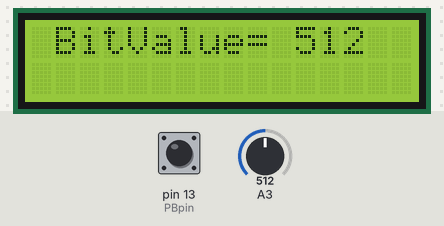
A sketch run on a simulated Arduino Uno, built with avr-gcc and run on an emulated ATmega328P. On the bench: 16×2 character LCD. The test bench sets the inputs (shaded band); at power-on: pin 13 (PBpin) HIGH, A3 = 512. What the sketch prints to the serial monitor is not drawn.

Above: at 1.2 s.
1.3 s: pin 13 (PBpin) pulled LOW for 0.35 s
At 1.73 s:
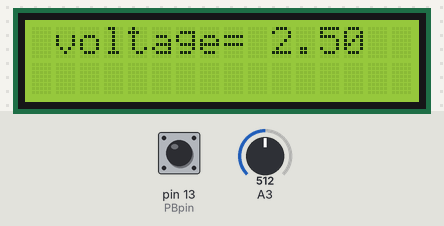
3.3 s: A3 set to 0
At 4.5 s:
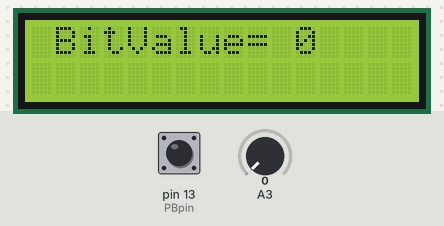
5.0 s: pin 13 (PBpin) pulled LOW for 1 s
At 5.9 s:
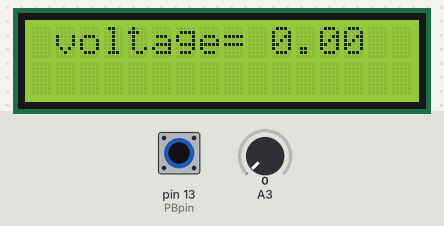
7.6 s: A3 set to 122
At 8.5 s:
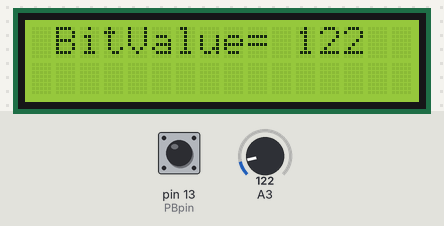
9.1 s: A3 set to 306
At 10.3 s:
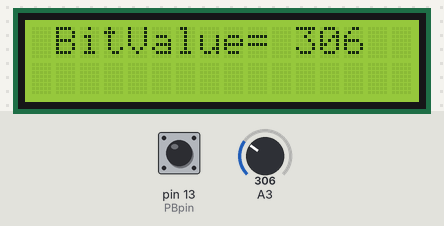
10.6 s: pin 13 (PBpin) pulled LOW for 0.35 s
At 10.86 s:
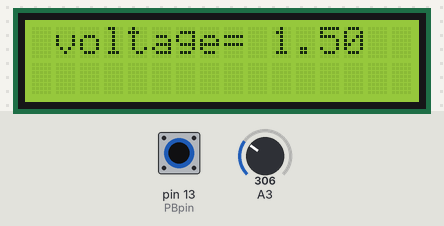
Timing chart, 0 to 13.5 s (numbered marks = the images above; inputs shaded):
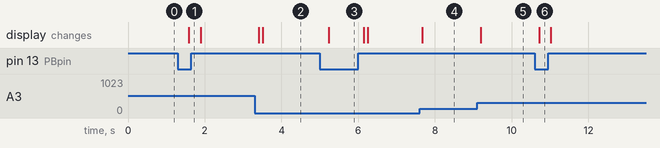

Measured:
- after the input at 1.3 s, the display: changes after 0.29 s (image 1)
- after the input at 3.3 s, the display: first changes after 0.11 s (image 2 shows a later state)
- after the input at 5.0 s, the display: changes after 0.24 s (image 3)
- after the input at 7.6 s, the display: changes after 0.07 s (image 4)
- after the input at 9.1 s, the display: changes after 0.09 s (image 5)
- after the input at 10.6 s, the display: changes after 0.11 s (image 6)

The sketch:

LCD_PBbutton_Show_Bitvalue_and_Voltage_20230314.ino
```cpp
 /*
  LCD show bitvalue when PB is not pressed and voltage when it is pressed
Be familiar with library.
Using the hello word as reference.
*/
// include the library code:
#include <LiquidCrystal.h>

// initialize the library with the numbers of the interface pins
LiquidCrystal lcd(7, 8, 9, 10, 11, 12);
int PBpin=13;
int AI=A3; //define analog input pin number
float x;// variable data type
int PBstate;
void setup() {
  // set up the LCD's number of columns and rows:
  lcd.begin(16, 2);
  pinMode(PBpin, INPUT_PULLUP);
  Serial.begin(9600);
  // Print a message to the LCD.

}

void loop() {

  AI = analogRead(A3); //read the analog value
  x=(AI/1023.0)*5.0;
  PBstate=digitalRead(PBpin);
  if(PBstate==HIGH){
  // set the cursor to column 0, line 1
  // (note: line 1 is the second row, since counting begins with 0):
  lcd.setCursor(1, 0);
  lcd.print("BitValue= "); //print the text Bitvalue
  lcd.print(AI); //print the value

  }
else if (PBstate==LOW){
  lcd.setCursor(1, 0); // set the cursor to column 1, line 1
  lcd.print("voltage= ");//print the text voltage
  lcd.print(x);//print the value
  }

    delay(100);
  lcd.print("           "); //make a space
  delay(100);
 //below code is familir, it was used many times.
  Serial.print("voltage = ");
  Serial.print(x);
  delay(100);
  Serial.print("\t");//make a space
  Serial.print("AI BitValue value= ");
  Serial.println(AI);

}
```
